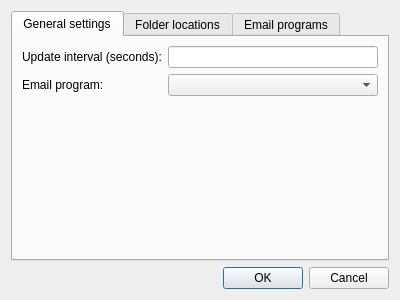
<?xml version="1.0" encoding="UTF-8"?>
<ui version="4.0">
 <class>Preferences</class>
 <widget class="QDialog" name="Preferences">
  <property name="geometry">
   <rect>
    <x>0</x>
    <y>0</y>
    <width>400</width>
    <height>300</height>
   </rect>
  </property>
  <property name="windowTitle">
   <string>Dialog</string>
  </property>
  <layout class="QVBoxLayout" name="verticalLayout">
   <item>
    <widget class="QTabWidget" name="tabWidget">
     <property name="currentIndex">
      <number>0</number>
     </property>
     <widget class="QWidget" name="tab">
      <attribute name="title">
       <string>General settings</string>
      </attribute>
      <layout class="QVBoxLayout" name="verticalLayout_2">
       <item>
        <layout class="QFormLayout" name="formLayout">
         <item row="0" column="0">
          <widget class="QLabel" name="label">
           <property name="text">
            <string>Update interval (seconds):</string>
           </property>
          </widget>
         </item>
         <item row="0" column="1">
          <widget class="QLineEdit" name="update_interval"/>
         </item>
         <item row="1" column="0">
          <widget class="QLabel" name="label_2">
           <property name="text">
            <string>Email program:</string>
           </property>
          </widget>
         </item>
         <item row="1" column="1">
          <widget class="QComboBox" name="email_program"/>
         </item>
        </layout>
       </item>
      </layout>
     </widget>
     <widget class="QWidget" name="tab_2">
      <attribute name="title">
       <string>Folder locations</string>
      </attribute>
      <layout class="QVBoxLayout" name="verticalLayout_3">
       <item>
        <widget class="QLabel" name="label_3">
         <property name="text">
          <string>Directories where buffy will look for new mail:</string>
         </property>
        </widget>
       </item>
       <item>
        <widget class="QListWidget" name="folder_locations"/>
       </item>
      </layout>
     </widget>
     <widget class="QWidget" name="tab_3">
      <attribute name="title">
       <string>Email programs</string>
      </attribute>
      <layout class="QVBoxLayout" name="verticalLayout_4">
       <item>
        <widget class="QTableView" name="email_programs">
         <attribute name="horizontalHeaderHighlightSections">
          <bool>false</bool>
         </attribute>
         <attribute name="horizontalHeaderStretchLastSection">
          <bool>true</bool>
         </attribute>
         <attribute name="verticalHeaderVisible">
          <bool>false</bool>
         </attribute>
        </widget>
       </item>
      </layout>
     </widget>
    </widget>
   </item>
   <item>
    <widget class="QDialogButtonBox" name="buttonBox">
     <property name="orientation">
      <enum>Qt::Horizontal</enum>
     </property>
     <property name="standardButtons">
      <set>QDialogButtonBox::Cancel|QDialogButtonBox::Ok</set>
     </property>
    </widget>
   </item>
  </layout>
 </widget>
 <resources/>
 <connections>
  <connection>
   <sender>buttonBox</sender>
   <signal>accepted()</signal>
   <receiver>Preferences</receiver>
   <slot>accept()</slot>
   <hints>
    <hint type="sourcelabel">
     <x>248</x>
     <y>254</y>
    </hint>
    <hint type="destinationlabel">
     <x>157</x>
     <y>274</y>
    </hint>
   </hints>
  </connection>
  <connection>
   <sender>buttonBox</sender>
   <signal>rejected()</signal>
   <receiver>Preferences</receiver>
   <slot>reject()</slot>
   <hints>
    <hint type="sourcelabel">
     <x>316</x>
     <y>260</y>
    </hint>
    <hint type="destinationlabel">
     <x>286</x>
     <y>274</y>
    </hint>
   </hints>
  </connection>
 </connections>
</ui>
